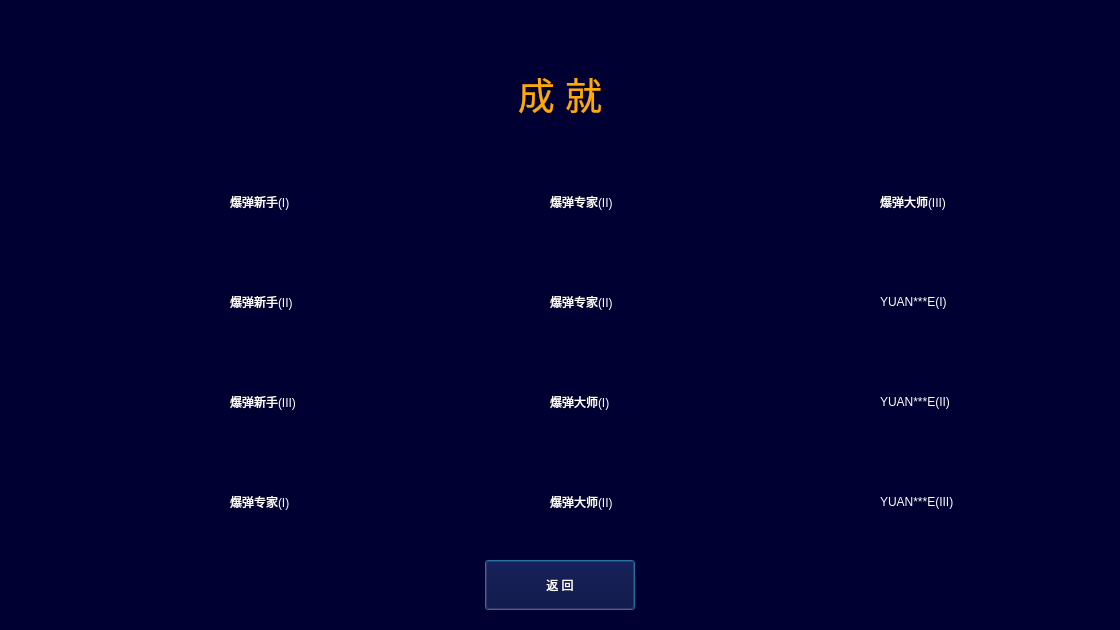
<?xml version="1.0" encoding="UTF-8"?>
<ui version="4.0">
 <class>Achievements</class>
 <widget class="QDialog" name="Achievements">
  <property name="geometry">
   <rect>
    <x>0</x>
    <y>0</y>
    <width>1120</width>
    <height>630</height>
   </rect>
  </property>
  <property name="minimumSize">
   <size>
    <width>1120</width>
    <height>630</height>
   </size>
  </property>
  <property name="maximumSize">
   <size>
    <width>1120</width>
    <height>630</height>
   </size>
  </property>
  <property name="windowTitle">
   <string>Dialog</string>
  </property>
  <property name="styleSheet">
   <string notr="true">background-color: rgb(0, 0, 50);</string>
  </property>
  <widget class="QLabel" name="__achievements">
   <property name="geometry">
    <rect>
     <x>360</x>
     <y>20</y>
     <width>400</width>
     <height>150</height>
    </rect>
   </property>
   <property name="styleSheet">
    <string notr="true">color: rgb(255, 170, 0);</string>
   </property>
   <property name="text">
    <string>&lt;html&gt;&lt;head/&gt;&lt;body&gt;&lt;p align=&quot;center&quot;&gt;&lt;span style=&quot; font-size:28pt;&quot;&gt;成 就&lt;/span&gt;&lt;/p&gt;&lt;/body&gt;&lt;/html&gt;</string>
   </property>
  </widget>
  <widget class="QPushButton" name="__ach_1">
   <property name="geometry">
    <rect>
     <x>485</x>
     <y>560</y>
     <width>150</width>
     <height>50</height>
    </rect>
   </property>
   <property name="styleSheet">
    <string notr="true">color: rgb(255, 255, 255);
font: 14pt &quot;楷体&quot;;</string>
   </property>
   <property name="text">
    <string>返 回</string>
   </property>
  </widget>
  <widget class="QLabel" name="__ach_1_1">
   <property name="geometry">
    <rect>
     <x>150</x>
     <y>170</y>
     <width>64</width>
     <height>64</height>
    </rect>
   </property>
   <property name="styleSheet">
    <string notr="true">image: url(:/image/a-1.png);</string>
   </property>
   <property name="text">
    <string/>
   </property>
  </widget>
  <widget class="QLabel" name="__ach_1_2">
   <property name="geometry">
    <rect>
     <x>150</x>
     <y>270</y>
     <width>64</width>
     <height>64</height>
    </rect>
   </property>
   <property name="styleSheet">
    <string notr="true">image: url(:/image/a-1.png);</string>
   </property>
   <property name="text">
    <string/>
   </property>
  </widget>
  <widget class="QLabel" name="__ach_1_3">
   <property name="geometry">
    <rect>
     <x>150</x>
     <y>370</y>
     <width>64</width>
     <height>64</height>
    </rect>
   </property>
   <property name="styleSheet">
    <string notr="true">image: url(:/image/a-1.png);</string>
   </property>
   <property name="text">
    <string/>
   </property>
  </widget>
  <widget class="QLabel" name="__ach_1_4">
   <property name="geometry">
    <rect>
     <x>150</x>
     <y>470</y>
     <width>64</width>
     <height>64</height>
    </rect>
   </property>
   <property name="styleSheet">
    <string notr="true">image: url(:/image/a-1.png);</string>
   </property>
   <property name="text">
    <string/>
   </property>
  </widget>
  <widget class="QLabel" name="__ach_1_5">
   <property name="geometry">
    <rect>
     <x>470</x>
     <y>170</y>
     <width>64</width>
     <height>64</height>
    </rect>
   </property>
   <property name="styleSheet">
    <string notr="true">image: url(:/image/a-1.png);</string>
   </property>
   <property name="text">
    <string/>
   </property>
  </widget>
  <widget class="QLabel" name="__ach_1_6">
   <property name="geometry">
    <rect>
     <x>470</x>
     <y>270</y>
     <width>64</width>
     <height>64</height>
    </rect>
   </property>
   <property name="styleSheet">
    <string notr="true">image: url(:/image/a-1.png);</string>
   </property>
   <property name="text">
    <string/>
   </property>
  </widget>
  <widget class="QLabel" name="__ach_1_7">
   <property name="geometry">
    <rect>
     <x>470</x>
     <y>370</y>
     <width>64</width>
     <height>64</height>
    </rect>
   </property>
   <property name="styleSheet">
    <string notr="true">image: url(:/image/a-1.png);</string>
   </property>
   <property name="text">
    <string/>
   </property>
  </widget>
  <widget class="QLabel" name="__ach_1_8">
   <property name="geometry">
    <rect>
     <x>470</x>
     <y>470</y>
     <width>64</width>
     <height>64</height>
    </rect>
   </property>
   <property name="styleSheet">
    <string notr="true">image: url(:/image/a-1.png);</string>
   </property>
   <property name="text">
    <string/>
   </property>
  </widget>
  <widget class="QLabel" name="__ach_1_9">
   <property name="geometry">
    <rect>
     <x>790</x>
     <y>170</y>
     <width>64</width>
     <height>64</height>
    </rect>
   </property>
   <property name="styleSheet">
    <string notr="true">image: url(:/image/a-1.png);</string>
   </property>
   <property name="text">
    <string/>
   </property>
  </widget>
  <widget class="QLabel" name="__ach_1_10">
   <property name="geometry">
    <rect>
     <x>790</x>
     <y>270</y>
     <width>64</width>
     <height>64</height>
    </rect>
   </property>
   <property name="styleSheet">
    <string notr="true">image: url(:/image/a-1.png);</string>
   </property>
   <property name="text">
    <string/>
   </property>
  </widget>
  <widget class="QLabel" name="__ach_1_11">
   <property name="geometry">
    <rect>
     <x>790</x>
     <y>370</y>
     <width>64</width>
     <height>64</height>
    </rect>
   </property>
   <property name="styleSheet">
    <string notr="true">image: url(:/image/a-1.png);</string>
   </property>
   <property name="text">
    <string/>
   </property>
  </widget>
  <widget class="QLabel" name="__ach_1_12">
   <property name="geometry">
    <rect>
     <x>790</x>
     <y>470</y>
     <width>64</width>
     <height>64</height>
    </rect>
   </property>
   <property name="styleSheet">
    <string notr="true">image: url(:/image/a-1.png);</string>
   </property>
   <property name="text">
    <string/>
   </property>
  </widget>
  <widget class="QLabel" name="__ach_3_1">
   <property name="geometry">
    <rect>
     <x>230</x>
     <y>170</y>
     <width>200</width>
     <height>64</height>
    </rect>
   </property>
   <property name="styleSheet">
    <string notr="true">color: rgb(255, 255, 255);</string>
   </property>
   <property name="text">
    <string>&lt;html&gt;&lt;head/&gt;&lt;body&gt;&lt;p&gt;爆弹新手(I)&lt;/p&gt;&lt;/body&gt;&lt;/html&gt;</string>
   </property>
  </widget>
  <widget class="QLabel" name="__ach_3_2">
   <property name="geometry">
    <rect>
     <x>230</x>
     <y>270</y>
     <width>200</width>
     <height>64</height>
    </rect>
   </property>
   <property name="styleSheet">
    <string notr="true">color: rgb(255, 255, 255);</string>
   </property>
   <property name="text">
    <string>&lt;html&gt;&lt;head/&gt;&lt;body&gt;&lt;p&gt;爆弹新手(II)&lt;/p&gt;&lt;/body&gt;&lt;/html&gt;</string>
   </property>
  </widget>
  <widget class="QLabel" name="__ach_3_3">
   <property name="geometry">
    <rect>
     <x>230</x>
     <y>370</y>
     <width>200</width>
     <height>64</height>
    </rect>
   </property>
   <property name="styleSheet">
    <string notr="true">color: rgb(255, 255, 255);</string>
   </property>
   <property name="text">
    <string>&lt;html&gt;&lt;head/&gt;&lt;body&gt;&lt;p&gt;爆弹新手(III)&lt;/p&gt;&lt;/body&gt;&lt;/html&gt;</string>
   </property>
  </widget>
  <widget class="QLabel" name="__ach_3_4">
   <property name="geometry">
    <rect>
     <x>230</x>
     <y>470</y>
     <width>200</width>
     <height>64</height>
    </rect>
   </property>
   <property name="styleSheet">
    <string notr="true">color: rgb(255, 255, 255);</string>
   </property>
   <property name="text">
    <string>&lt;html&gt;&lt;head/&gt;&lt;body&gt;&lt;p&gt;爆弹专家(I)&lt;/p&gt;&lt;/body&gt;&lt;/html&gt;</string>
   </property>
  </widget>
  <widget class="QLabel" name="__ach_3_5">
   <property name="geometry">
    <rect>
     <x>550</x>
     <y>170</y>
     <width>200</width>
     <height>64</height>
    </rect>
   </property>
   <property name="styleSheet">
    <string notr="true">color: rgb(255, 255, 255);</string>
   </property>
   <property name="text">
    <string>&lt;html&gt;&lt;head/&gt;&lt;body&gt;&lt;p&gt;爆弹专家(II)&lt;/p&gt;&lt;/body&gt;&lt;/html&gt;</string>
   </property>
  </widget>
  <widget class="QLabel" name="__ach_3_6">
   <property name="geometry">
    <rect>
     <x>550</x>
     <y>270</y>
     <width>200</width>
     <height>64</height>
    </rect>
   </property>
   <property name="styleSheet">
    <string notr="true">color: rgb(255, 255, 255);</string>
   </property>
   <property name="text">
    <string>&lt;html&gt;&lt;head/&gt;&lt;body&gt;&lt;p&gt;爆弹专家(II)&lt;/p&gt;&lt;/body&gt;&lt;/html&gt;</string>
   </property>
  </widget>
  <widget class="QLabel" name="__ach_3_7">
   <property name="geometry">
    <rect>
     <x>550</x>
     <y>370</y>
     <width>200</width>
     <height>64</height>
    </rect>
   </property>
   <property name="styleSheet">
    <string notr="true">color: rgb(255, 255, 255);</string>
   </property>
   <property name="text">
    <string>&lt;html&gt;&lt;head/&gt;&lt;body&gt;&lt;p&gt;爆弹大师(I)&lt;/p&gt;&lt;/body&gt;&lt;/html&gt;</string>
   </property>
  </widget>
  <widget class="QLabel" name="__ach_3_8">
   <property name="geometry">
    <rect>
     <x>550</x>
     <y>470</y>
     <width>200</width>
     <height>64</height>
    </rect>
   </property>
   <property name="styleSheet">
    <string notr="true">color: rgb(255, 255, 255);</string>
   </property>
   <property name="text">
    <string>&lt;html&gt;&lt;head/&gt;&lt;body&gt;&lt;p&gt;爆弹大师(II)&lt;/p&gt;&lt;/body&gt;&lt;/html&gt;</string>
   </property>
  </widget>
  <widget class="QLabel" name="__ach_3_9">
   <property name="geometry">
    <rect>
     <x>880</x>
     <y>170</y>
     <width>200</width>
     <height>64</height>
    </rect>
   </property>
   <property name="styleSheet">
    <string notr="true">color: rgb(255, 255, 255);</string>
   </property>
   <property name="text">
    <string>&lt;html&gt;&lt;head/&gt;&lt;body&gt;&lt;p&gt;爆弹大师(III)&lt;/p&gt;&lt;/body&gt;&lt;/html&gt;</string>
   </property>
  </widget>
  <widget class="QLabel" name="__ach_3_10">
   <property name="geometry">
    <rect>
     <x>880</x>
     <y>270</y>
     <width>200</width>
     <height>64</height>
    </rect>
   </property>
   <property name="styleSheet">
    <string notr="true">color: rgb(255, 255, 255);</string>
   </property>
   <property name="text">
    <string>&lt;html&gt;&lt;head/&gt;&lt;body&gt;&lt;p&gt;YUAN***E(I)&lt;/p&gt;&lt;/body&gt;&lt;/html&gt;</string>
   </property>
  </widget>
  <widget class="QLabel" name="__ach_3_11">
   <property name="geometry">
    <rect>
     <x>880</x>
     <y>370</y>
     <width>200</width>
     <height>64</height>
    </rect>
   </property>
   <property name="styleSheet">
    <string notr="true">color: rgb(255, 255, 255);</string>
   </property>
   <property name="text">
    <string>&lt;html&gt;&lt;head/&gt;&lt;body&gt;&lt;p&gt;YUAN***E(II)&lt;/p&gt;&lt;/body&gt;&lt;/html&gt;</string>
   </property>
  </widget>
  <widget class="QLabel" name="__ach_3_12">
   <property name="geometry">
    <rect>
     <x>880</x>
     <y>470</y>
     <width>200</width>
     <height>64</height>
    </rect>
   </property>
   <property name="styleSheet">
    <string notr="true">color: rgb(255, 255, 255);</string>
   </property>
   <property name="text">
    <string>&lt;html&gt;&lt;head/&gt;&lt;body&gt;&lt;p&gt;YUAN***E(III)&lt;/p&gt;&lt;/body&gt;&lt;/html&gt;</string>
   </property>
  </widget>
  <widget class="QLabel" name="__ach_2_1">
   <property name="geometry">
    <rect>
     <x>150</x>
     <y>170</y>
     <width>64</width>
     <height>64</height>
    </rect>
   </property>
   <property name="styleSheet">
    <string notr="true">image: url(:/image/a-2.png);</string>
   </property>
   <property name="text">
    <string/>
   </property>
  </widget>
  <widget class="QLabel" name="__ach_2_2">
   <property name="geometry">
    <rect>
     <x>150</x>
     <y>270</y>
     <width>64</width>
     <height>64</height>
    </rect>
   </property>
   <property name="styleSheet">
    <string notr="true">image: url(:/image/a-2.png);</string>
   </property>
   <property name="text">
    <string/>
   </property>
  </widget>
  <widget class="QLabel" name="__ach_2_3">
   <property name="geometry">
    <rect>
     <x>150</x>
     <y>370</y>
     <width>64</width>
     <height>64</height>
    </rect>
   </property>
   <property name="styleSheet">
    <string notr="true">image: url(:/image/a-2.png);</string>
   </property>
   <property name="text">
    <string/>
   </property>
  </widget>
  <widget class="QLabel" name="__ach_2_4">
   <property name="geometry">
    <rect>
     <x>150</x>
     <y>470</y>
     <width>64</width>
     <height>64</height>
    </rect>
   </property>
   <property name="styleSheet">
    <string notr="true">image: url(:/image/a-2.png);</string>
   </property>
   <property name="text">
    <string/>
   </property>
  </widget>
  <widget class="QLabel" name="__ach_2_5">
   <property name="geometry">
    <rect>
     <x>470</x>
     <y>170</y>
     <width>64</width>
     <height>64</height>
    </rect>
   </property>
   <property name="styleSheet">
    <string notr="true">image: url(:/image/a-2.png);</string>
   </property>
   <property name="text">
    <string/>
   </property>
  </widget>
  <widget class="QLabel" name="__ach_2_6">
   <property name="geometry">
    <rect>
     <x>470</x>
     <y>270</y>
     <width>64</width>
     <height>64</height>
    </rect>
   </property>
   <property name="styleSheet">
    <string notr="true">image: url(:/image/a-2.png);</string>
   </property>
   <property name="text">
    <string/>
   </property>
  </widget>
  <widget class="QLabel" name="__ach_2_7">
   <property name="geometry">
    <rect>
     <x>470</x>
     <y>370</y>
     <width>64</width>
     <height>64</height>
    </rect>
   </property>
   <property name="styleSheet">
    <string notr="true">image: url(:/image/a-2.png);</string>
   </property>
   <property name="text">
    <string/>
   </property>
  </widget>
  <widget class="QLabel" name="__ach_2_8">
   <property name="geometry">
    <rect>
     <x>470</x>
     <y>470</y>
     <width>64</width>
     <height>64</height>
    </rect>
   </property>
   <property name="styleSheet">
    <string notr="true">image: url(:/image/a-2.png);</string>
   </property>
   <property name="text">
    <string/>
   </property>
  </widget>
  <widget class="QLabel" name="__ach_2_9">
   <property name="geometry">
    <rect>
     <x>790</x>
     <y>170</y>
     <width>64</width>
     <height>64</height>
    </rect>
   </property>
   <property name="styleSheet">
    <string notr="true">image: url(:/image/a-2.png);</string>
   </property>
   <property name="text">
    <string/>
   </property>
  </widget>
  <widget class="QLabel" name="__ach_2_10">
   <property name="geometry">
    <rect>
     <x>790</x>
     <y>270</y>
     <width>64</width>
     <height>64</height>
    </rect>
   </property>
   <property name="styleSheet">
    <string notr="true">image: url(:/image/a-2.png);</string>
   </property>
   <property name="text">
    <string/>
   </property>
  </widget>
  <widget class="QLabel" name="__ach_2_11">
   <property name="geometry">
    <rect>
     <x>790</x>
     <y>370</y>
     <width>64</width>
     <height>64</height>
    </rect>
   </property>
   <property name="styleSheet">
    <string notr="true">image: url(:/image/a-2.png);</string>
   </property>
   <property name="text">
    <string/>
   </property>
  </widget>
  <widget class="QLabel" name="__ach_2_12">
   <property name="geometry">
    <rect>
     <x>790</x>
     <y>470</y>
     <width>64</width>
     <height>64</height>
    </rect>
   </property>
   <property name="styleSheet">
    <string notr="true">image: url(:/image/a-2.png);</string>
   </property>
   <property name="text">
    <string/>
   </property>
  </widget>
  <zorder>__achievements</zorder>
  <zorder>__ach_1</zorder>
  <zorder>__ach_1_4</zorder>
  <zorder>__ach_1_6</zorder>
  <zorder>__ach_1_7</zorder>
  <zorder>__ach_1_8</zorder>
  <zorder>__ach_1_9</zorder>
  <zorder>__ach_1_11</zorder>
  <zorder>__ach_1_12</zorder>
  <zorder>__ach_3_1</zorder>
  <zorder>__ach_3_2</zorder>
  <zorder>__ach_3_3</zorder>
  <zorder>__ach_3_4</zorder>
  <zorder>__ach_3_5</zorder>
  <zorder>__ach_3_6</zorder>
  <zorder>__ach_3_7</zorder>
  <zorder>__ach_3_8</zorder>
  <zorder>__ach_3_9</zorder>
  <zorder>__ach_3_10</zorder>
  <zorder>__ach_3_11</zorder>
  <zorder>__ach_3_12</zorder>
  <zorder>__ach_2_1</zorder>
  <zorder>__ach_2_2</zorder>
  <zorder>__ach_2_3</zorder>
  <zorder>__ach_2_4</zorder>
  <zorder>__ach_2_5</zorder>
  <zorder>__ach_2_6</zorder>
  <zorder>__ach_2_7</zorder>
  <zorder>__ach_2_8</zorder>
  <zorder>__ach_2_9</zorder>
  <zorder>__ach_2_10</zorder>
  <zorder>__ach_2_11</zorder>
  <zorder>__ach_2_12</zorder>
  <zorder>__ach_1_1</zorder>
  <zorder>__ach_1_2</zorder>
  <zorder>__ach_1_3</zorder>
  <zorder>__ach_1_5</zorder>
  <zorder>__ach_1_10</zorder>
 </widget>
 <resources/>
 <connections/>
</ui>
